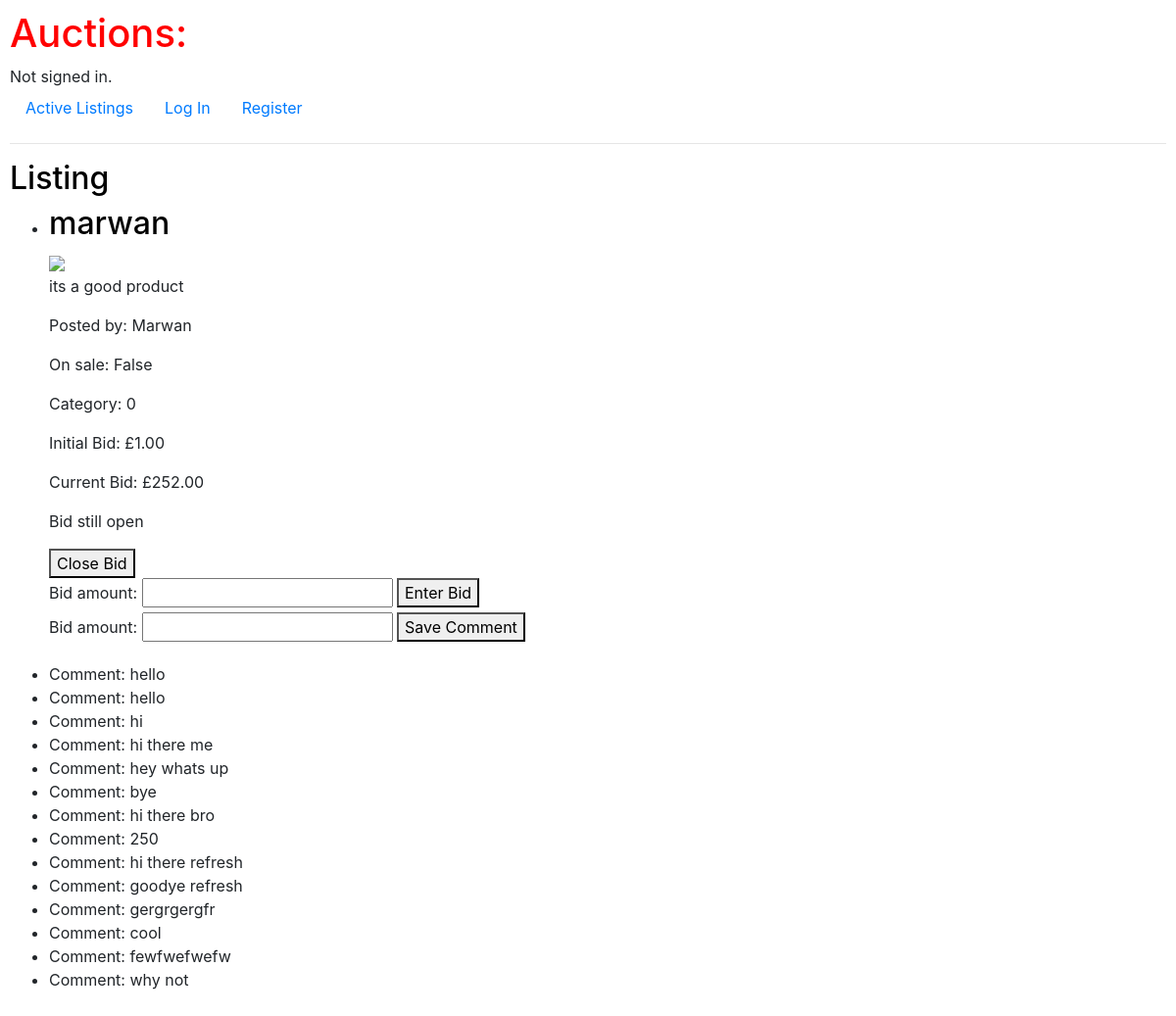
The page /bid/1 on the database its author committed.
### auctions/models.py (models this page shows, shortened)
class AuctionListing(models.Model):
    user = models.ForeignKey(User, on_delete=models.CASCADE, related_name= "auction_listings")
    title = models.CharField(max_length=64)
    description = models.TextField()
    is_open = models.BooleanField(default=True)
    category = models.CharField(max_length = 64)
    image = models.ImageField(upload_to='')
    initial_bid = models.DecimalField(max_digits=6, decimal_places=2)
    winner = models.ForeignKey(User, on_delete=models.CASCADE, related_name="user", null=True, blank=True)
    def current_bid(self):
        bid = Bid.objects.filter(auction_listing=self).order_by('-bid_amount').first()
        if bid:
            return bid.bid_amount
        else:
            return self.initial_bid

class User(AbstractUser):
    pass

class Bid(models.Model):
    user = models.ForeignKey(User, on_delete=models.CASCADE, related_name= "bid" )
    auction_listing = models.ForeignKey(AuctionListing, on_delete=models.CASCADE, related_name= "auction_listing" )
    bid_amount = models.DecimalField(max_digits=10, decimal_places=2)

class Comment(models.Model):
    user = models.ForeignKey(User, on_delete=models.CASCADE, related_name= "comment")
    auction_listing = models.ForeignKey(AuctionListing, on_delete=models.CASCADE, related_name="comments")
    comment = models.TextField()

### auctions/views.py (the view)
# urls.py: path("bid/<int:listing_id>", views.current_price, name="current_price"),
def current_price(request, listing_id):
    auction_listing = AuctionListing.objects.get(id=listing_id)
    auction_listings = AuctionListing.objects.all()
    current_bids = {}
    for listing in auction_listings:
        bid = Bid.objects.filter(auction_listing=listing).order_by('-bid_amount').first()
        if bid:
            current_bids[listing.id] = bid.bid_amount
        else:
            current_bids[listing.id] = listing.initial_bid
    if request.method == 'POST':
        form = BidForm(request.POST)
        if form.is_valid():
            bid_amount = form.cleaned_data['bid_amount']
            highest_bidding_price = current_bids[auction_listing.id]
            if bid_amount <= highest_bidding_price:
                form.add_error('bid_amount',"Your bid is not sufficient and must be higher than the current bid amount")
            else:
                new_bid = Bid(user=request.user, auction_listing=auction_listing, bid_amount=form.cleaned_data['bid_amount'])
                new_bid.save()
                return render(request, 'auctions/listing.html', {'form': form, 'listing': auction_listing, 'current_bids': current_bids})
    else:
        form = BidForm()
    return render(request, 'auctions/listing.html', {'form': form, 'listing': auction_listing})

### auctions/forms.py
class BidForm(forms.ModelForm):
    class Meta:
        model = Bid
        fields = ['bid_amount']

### auctions/templates/auctions/listing.html (shortened to what this page needs)
{% extends "auctions/layout.html" %}
{% block body %}
    <h2>Listing</h2>
	<ul>
        <li><h2>{{ listing.title }}</h2>
        <img src="{{ listing.image.url }}" style="max-width: 300px; max-height: 300px;">
        <p>{{ listing.description }}</p>
        <p>Posted by: {{ listing.user }}</p>
        <p>On sale: {{ listing.is_open}}</p>
        <p>Category: {{ listing.category }}</p>
        <p>Initial Bid: £{{ listing.initial_bid }}</p>
        <p>Current Bid: £{{ listing.current_bid }}</p>
        {% if winner %}
            <p>The winner is: {{winner.user.username}}</p>
        {% else %}
            <p> Bid still open </p>
        {% endif %}
        <form method="post" action="{% url 'auction_closed' listing_id=listing.id %}">
            <button type = "submit">Close Bid</button>
        </form>
        <form method="post" action="{% url 'current_price' listing.id %}" enctype="multipart/form-data">
            {{ form.bid_amount.label_tag }}
            {{ form.bid_amount }}
            <button type = "submit">Enter Bid</button>
        </form>
            <form method="post" id = "Form1" >
                {{ form }}
                <button id = "Button1" type = "submit" >Save Comment</button>
            </form></li>
        <p>
            {% for comment in listing.comments.all %}
                <li>Comment: {{ comment.comment }}</li>
            {% endfor %}
        </p>
	</ul>
{% endblock %}

### auctions/static/auctions/styles.css (style rules this page uses)
body { padding: 10px; }
h2 { color : black; }
p { font-style: inherit; }

### rows shown on the page
AuctionListing: title "marwan", description "its a good product", user "Marwan", is_open "False", category "0", initial_bid "1.00", current_bid "252.00"
Comment: comment "hello"
Comment: comment "hello"
Comment: comment "hi"
Comment: comment "hi there me"
Comment: comment "hey whats up"
Comment: comment "bye"
Comment: comment "hi there bro"
Comment: comment "250"
Comment: comment "hi there refresh"
Comment: comment "goodye refresh"
Comment: comment "gergrgergfr"
Comment: comment "cool"
Comment: comment "fewfwefwefw"
Comment: comment "why not"
